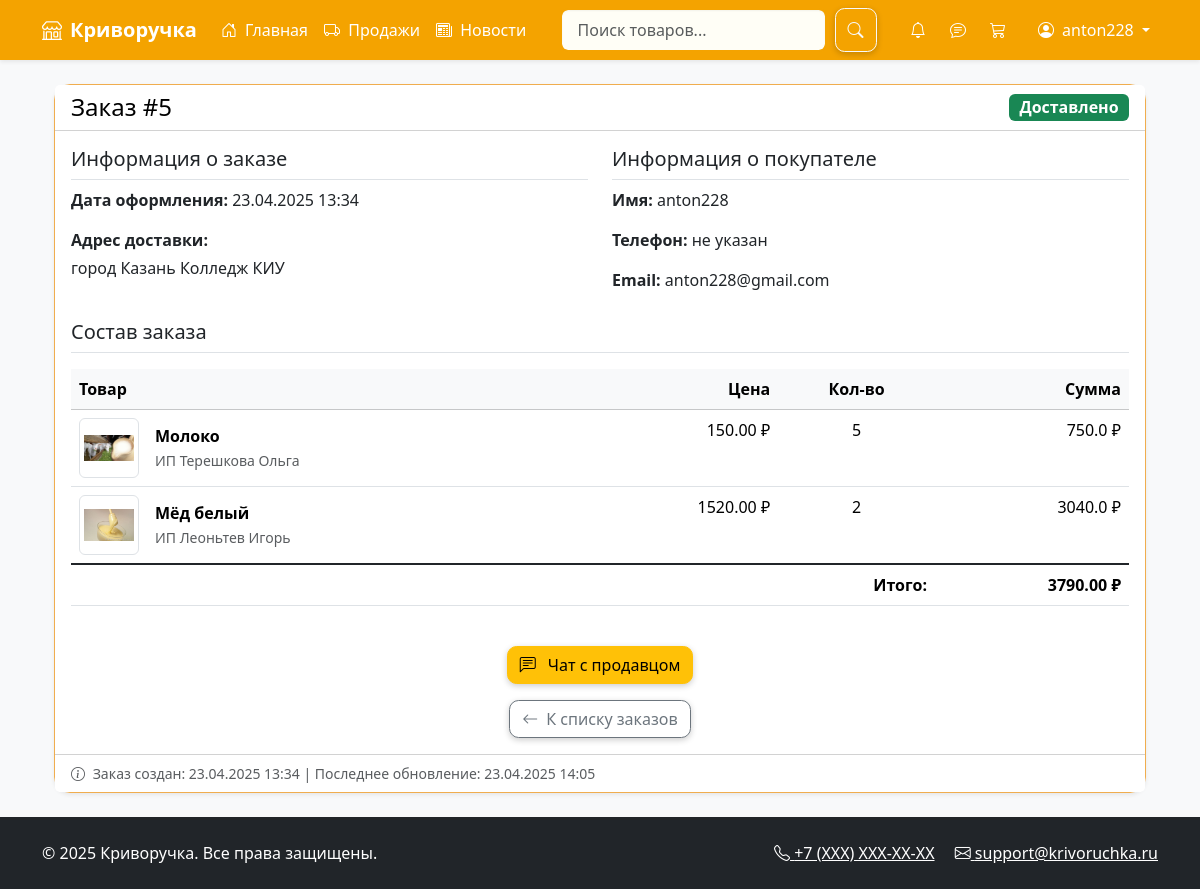
/orders/5/ (signed in), run on the app's committed database.
### marketplace/models.py (models this page shows, shortened)
class User(AbstractUser):
    phone = models.CharField(max_length=20, blank=True)
    avatar = models.ImageField(upload_to='avatars/', blank=True)
    middle_name = models.CharField(max_length=100, blank=True)
    bio = models.TextField(blank=True)
    address = models.TextField(blank=True)
    groups = models.ManyToManyField(
        'auth.Group',
        related_name="marketplace_user_groups",
        blank=True,
    )
    user_permissions = models.ManyToManyField(
        'auth.Permission',
        related_name="marketplace_user_permissions",
        blank=True,
    )

class Order(models.Model):
    PENDING = 'pending'
    SHIPPED = 'shipped'
    DELIVERED = 'delivered'
    STATUS_CHOICES = [
        (PENDING, 'В обработке'),
        (SHIPPED, 'Отправлено'),
        (DELIVERED, 'Доставлено'),
    ]
    user = models.ForeignKey(User, on_delete=models.CASCADE)
    products = models.ManyToManyField('Product', through='OrderItem')  # Изменили items на products
    total_price = models.DecimalField(max_digits=10, decimal_places=2)
    address = models.TextField()
    status = models.CharField(max_length=20, choices=STATUS_CHOICES, default=PENDING)
    created_at = models.DateTimeField(auto_now_add=True)
    updated_at = models.DateTimeField(auto_now=True)
    tracking_number = models.CharField(max_length=50, blank=True, null=True)
    def get_status_class(self):
        return {
            'pending': 'bg-info',
            'shipped': 'bg-warning',
            'delivered': 'bg-success'
        }.get(self.status, 'bg-secondary')

class OrderItem(models.Model):
    order = models.ForeignKey(Order, on_delete=models.CASCADE, related_name='order_items')
    product = models.ForeignKey(Product, on_delete=models.SET_NULL, null=True, blank=True)
    quantity = models.PositiveIntegerField(default=1)
    seller = models.ForeignKey(User, on_delete=models.CASCADE)

class Product(models.Model):
    seller = models.ForeignKey(User, on_delete=models.CASCADE)
    name = models.CharField(max_length=200)
    manufacturer = models.CharField(max_length=200)
    description = models.TextField()
    price = models.DecimalField(max_digits=10, decimal_places=2)
    image = models.ImageField(upload_to='products/')
    rating = models.FloatField(default=0)
    created_at = models.DateTimeField(auto_now_add=True)

### marketplace/views.py (the view)
# urls.py: path('orders/<int:order_id>/', views.order_detail, name='order_detail'),
@login_required
def order_detail(request, order_id):
    order = get_object_or_404(Order, id=order_id)
    seller_items = order.order_items.filter(seller=request.user)
    return render(request, 'marketplace/order_detail.html', {
        'order': order,
        'seller_items': seller_items,
    })

### marketplace/context_processors.py (called while the page is built)
def unread_notifications(request):
    if request.user.is_authenticated:
        return {
            'unread_count': request.user.notifications.filter(is_read=False).count()
        }
    return {}

def unread_chats(request):
    if not request.user.is_authenticated:
        return {}
    unread_count = Message.objects.filter(
        chat__order__order_items__seller=request.user,
        is_read=False
    ).exclude(
        sender=request.user
    ).count()
    return {'unread_chats_count': unread_count}

### marketplace/templatetags/custom_filters.py (called while the page is built)
@register.filter
def mul(value, arg):
    try:
        return float(value) * float(arg)
    except (ValueError, TypeError):
        return ''

### marketplace/views.py (called while the page is built)
def base_context(request):
    if request.user.is_authenticated:
        return {'cart_items_count': Cart.objects.filter(user=request.user).count()}
    return {}

### templates/marketplace/order_detail.html (shortened to what this page needs)
{% extends 'marketplace/base.html' %}
{% load custom_filters %}
{% block content %}
<div class="container mt-4">
    <div class="card shadow-sm">
        <div class="card-header bg-white">
            <div class="d-flex justify-content-between align-items-center">
                <h4 class="mb-0">Заказ #{{ order.id }}</h4>
                <span class="badge {{ order.get_status_class }} fs-6">
                    {{ order.get_status_display }}
                </span>
            </div>
        </div>
        <div class="card-body">
            <div class="row mb-4">
                <div class="col-md-6">
                    <h5 class="border-bottom pb-2">Информация о заказе</h5>
                    <div class="mb-3">
                        <strong>Дата оформления:</strong>
                        {{ order.created_at|date:"d.m.Y H:i" }}
                    </div>
                    <div class="mb-3">
                        <strong>Адрес доставки:</strong>
                        <div class="mt-1">{{ order.address }}</div>
                    </div>
                </div>
                <div class="col-md-6">
                    <h5 class="border-bottom pb-2">Информация о покупателе</h5>
                    <div class="mb-3">
                        <strong>Имя:</strong> {{ order.user.get_full_name|default:order.user.username }}
                    </div>
                    <div class="mb-3">
                        <strong>Телефон:</strong>
                        {{ order.user.phone|default:"не указан" }}
                    </div>
                    <div>
                        <strong>Email:</strong> {{ order.user.email }}
                    </div>
                </div>
            </div>
            <h5 class="border-bottom pb-2 mb-3">Состав заказа</h5>
            <div class="table-responsive">
                <table class="table">
                    <thead class="table-light">
                        <tr>
                            <th>Товар</th>
                            <th class="text-end">Цена</th>
                            <th class="text-center">Кол-во</th>
                            <th class="text-end">Сумма</th>
                        </tr>
                    </thead>
                    <tbody>
                        {% for order_item in order.order_items.all %}
                        <tr>
                            <td>
                                <div class="d-flex align-items-center">
                                    {% if order_item.product.image %}
                                    <img src="{{ order_item.product.image.url }}"
                                         class="img-thumbnail me-3"
                                         style="width: 60px; height: 60px; object-fit: contain;">
                                    {% endif %}
                                    <div>
                                        <div class="fw-bold">{{ order_item.product.name }}</div>
                                        <small class="text-muted">{{ order_item.product.manufacturer }}</small>
                                    </div>
                                </div>
                            </td>
                            <td class="text-end">{{ order_item.product.price }} ₽</td>
                            <td class="text-center">{{ order_item.quantity }}</td>
                            <td class="text-end">{{ order_item.product.price|mul:order_item.quantity }} ₽</td>
                        </tr>
                        {% endfor %}
                    </tbody>
                    <tfoot class="table-group-divider">
                        <tr>
                            <th colspan="3" class="text-end">Итого:</th>
                            <th class="text-end">{{ order.total_price }} ₽</th>
                        </tr>
                    </tfoot>
                </table>
            </div>
            <div class="mt-4">
                <div class="d-flex flex-column flex-md-row justify-content-center align-items-center gap-3">
                    {% if request.user == order.user or request.user == order.order_items.first.seller %}
                    <a href="{% url 'order_chat' order.id %}" class="btn btn-primary">
                        <i class="bi bi-chat-left-text me-2"></i>
                        {% if request.user == order.user %}Чат с продавцом{% else %}Чат с покупателем{% endif %}
                    </a>
                    {% endif %}
                </div>
                <div class="d-flex justify-content-center mt-3">
                    {% if request.user == order.user %}
                    <a href="{% url 'order_history' %}" class="btn btn-outline-secondary">
                        <i class="bi bi-arrow-left me-2"></i>К списку заказов
                    </a>
                    {% else %}
                    <a href="{% url 'seller_orders' %}" class="btn btn-outline-secondary">
                        <i class="bi bi-arrow-left me-2"></i>К списку продаж
                    </a>
                    {% endif %}
                </div>
            </div>
        </div>
        <div class="card-footer bg-white">
            <div class="text-muted small">
                <i class="bi bi-info-circle me-1"></i>
                Заказ создан: {{ order.created_at|date:"d.m.Y H:i" }}
                {% if order.updated_at != order.created_at %}
                | Последнее обновление: {{ order.updated_at|date:"d.m.Y H:i" }}
                {% endif %}
            </div>
        </div>
    </div>
</div>
{% endblock %}

### templates/marketplace/base.html (shortened to what this page needs)
<!DOCTYPE html>
<html lang="ru">
{% load custom_filters %}
{% load seller_tags %}
<head>
    <link href="https://cdn.jsdelivr.net/npm/bootstrap@5.3.2/dist/css/bootstrap.min.css" rel="stylesheet">
    <link rel="stylesheet" href="https://cdn.jsdelivr.net/npm/bootstrap-icons@1.11.3/font/bootstrap-icons.min.css">
    <link href="/static/css/style.css" rel="stylesheet">
</head>
<body class="d-flex flex-column min-vh-100 bg-light">
    <nav class="navbar navbar-expand-lg navbar-dark bg-primary shadow-sm position-relative">
        <div class="container">
            <a class="navbar-brand fw-bold" href="{% url 'home' %}">
                <i class="bi bi-shop me-2"></i>Криворучка
            </a>
            <div class="collapse navbar-collapse" id="mainNavbar">
                <ul class="navbar-nav me-auto mb-2 mb-lg-0">
                    <li class="nav-item">
                        <a class="nav-link" href="{% url 'home' %}">
                            <i class="bi bi-house-door me-1"></i> Главная
                        </a>
                    </li>
                    {% if user.is_authenticated %}
                    <li class="nav-item">
                        <a class="nav-link" href="{% url 'seller_orders' %}">
                            <i class="bi bi-truck me-1"></i> Продажи
                        </a>
                    </li>
                    <li class="nav-item">
                        <a class="nav-link" href="{% url 'news_list' %}">
                            <i class="bi bi-newspaper me-1"></i> Новости
                        </a>
                    </li>
                    {% endif %}
                </ul>
                <form method="get" action="{% url 'search_results' %}" class="d-flex position-relative">
    <input type="text"
           id="search-input"
           name="q"
           class="form-control me-2"
           placeholder="Поиск товаров..."
           autocomplete="off"
           aria-label="Поиск товаров">
    <button type="submit" class="btn btn-outline-light">
        <i class="bi bi-search"></i>
    </button>
</form>
                <ul class="navbar-nav ms-auto mb-2 mb-lg-0">
                    {% if user.is_authenticated %}
                    <li class="nav-item me-2">
                        <a class="nav-link position-relative" href="{% url 'notifications' %}">
                            <i class="bi bi-bell"></i>
                        </a>
                    </li>
{% if user.is_authenticated %}
<li class="nav-item me-2">
    <a href="{% url 'seller_chats' %}" class="nav-link position-relative">
    <i class="bi bi-chat-text"></i>
</a>
</li>
{% endif %}
                    <li class="nav-item me-3">
                        <a class="nav-link position-relative" href="{% url 'cart' %}">
                            <i class="bi bi-cart3"></i>
                        </a>
                    </li>
                    <li class="nav-item dropdown">
                        <a class="nav-link dropdown-toggle" href="#" id="userDropdown" role="button" data-bs-toggle="dropdown">
                            <i class="bi bi-person-circle me-1"></i> {{ user.username }}
                        </a>
                    </li>
                    {% endif %}
                </ul>
            </div>
        </div>
    </nav>
    <main class="flex-grow-1">
        <div class="container my-4">
            {% block content %}{% endblock %}
        </div>
    </main>
    <footer class="bg-dark text-white py-4 mt-auto">
        <div class="container">
            <div class="row">
                <div class="col-md-6 text-center text-md-start">
                    <p class="mb-0">&copy; {% now "Y" %} Криворучка. Все права защищены.</p>
                </div>
                <div class="col-md-6 text-center text-md-end">
                    <a href="#" class="text-white me-3"><i class="bi bi-telephone"></i> +7 (XXX) XXX-XX-XX</a>
                    <a href="#" class="text-white"><i class="bi bi-envelope"></i> support@krivoruchka.ru</a>
                </div>
            </div>
        </div>
    </footer>
</body>
</html>

### static/css/style.css (style rules this page uses)
:root { --primary-color: #f4a300; --secondary-color: #ffc107; --accent-color: #ffdd57; --text-color: #212121; --bg-color: #fffbe6; --card-bg: #ffffff; --border-color: #f0ad4e; }
body { background-color: var(--bg-color); color: var(--text-color); font-family: 'Segoe UI', sans-serif; }
.navbar { background-color: var(--primary-color) !important; }
.navbar .nav-link { color: white !important; }
.btn-primary { background-color: var(--secondary-color); border-color: var(--secondary-color); color: #000; }
.card { background-color: var(--card-bg); border: 1px solid var(--border-color); border-radius: 10px; }
.card-header { background-color: var(--accent-color); color: #000; font-weight: bold; }
a { color: var(--primary-color); }
#search-input { border: 2px solid var(--primary-color); }
body, .card, .btn, input, textarea, select { transition: all 0.3s ease-in-out; }
.card { box-shadow: 0 4px 10px rgba(0, 0, 0, 0.12); border-radius: 1rem; animation: fadeInUp 0.6s ease both; }
.btn { box-shadow: 0 2px 6px rgba(0, 0, 0, 0.2); border-radius: 0.6rem; }
input[type="text"], input[type="email"], input[type="password"], textarea, select { border-radius: 0.5rem; border: 1px solid #e0a800; padding: 0.5rem 1rem; background-color: #fffef6; box-shadow: inset 0 1px 2px rgba(0,0,0,0.05); }
.navbar { animation: fadeIn 0.5s ease both; }

### data on the page
User: username "anton228"
Order: id "5", status "Доставлено", created_at "23.04.2025 13:34", address "город Казань Колледж КИУ", user.get_full_name "anton228", user.phone "не указан", user.email "anton228@gmail.com", total_price "3790.00", updated_at "23.04.2025 14:05"
OrderItem: product.image (picture), product.name "Молоко", product.manufacturer "ИП Терешкова Ольга", product.price "150.00", quantity "5", product.price|mul "750.0"
OrderItem: product.image (picture), product.name "Мёд белый", product.manufacturer "ИП Леоньтев Игорь", product.price "1520.00", quantity "2", product.price|mul "3040.0"
